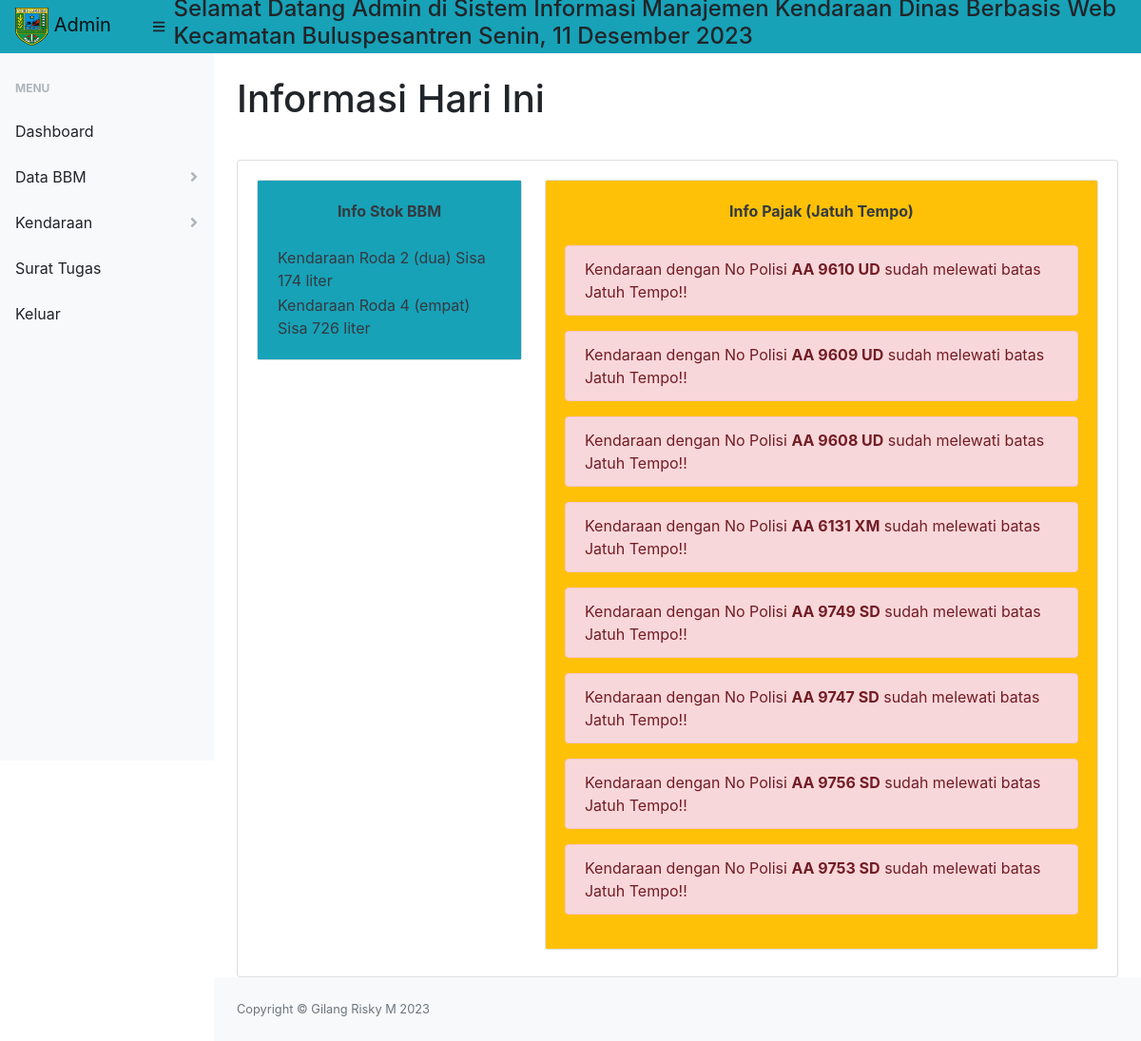
Page /index2.php (signed in) on the committed database.
### tables this page shows
CREATE TABLE `stok_bbm` (
  `idbbm` int(11) NOT NULL,
  `jenis_kendaraan` varchar(100) NOT NULL,
  `stok` int(11) NOT NULL
);

CREATE TABLE `pajak` (
  `idpajak` int(11) NOT NULL,
  `merek` varchar(100) NOT NULL,
  `no_polisi` varchar(100) NOT NULL,
  `tahun_kendaraan` varchar(100) NOT NULL,
  `jatuh_tempo` varchar(100) NOT NULL,
  `5_tahun_awal` varchar(100) NOT NULL,
  `5_tahun_akhir` varchar(100) NOT NULL,
  `keterangan` varchar(100) NOT NULL
);

### fungsi_tanggal_indo.php (called while the page is built, shortened)
<?php
function tgl_indonesia($date)
{
    $Hari = array("Minggu", "Senin", "Selasa", "Rabu", "Kamis", "Jumat", "Sabtu",);
    $Bulan = array("Januari", "Februari", "Maret", "April", "Mei", "Juni", "Juli", "Agustus", "September", "Oktober", "November", "Desember");
    $tahun      = substr($date, 0, 4);
    $bulan      = substr($date, 5, 2);
    $tgl     = substr($date, 8, 2);
    $hari     = date("w", strtotime($date));
    $result = $Hari[$hari] . ", " . $tgl . " " . $Bulan[(int)$bulan - 1] . " " . $tahun . "";
    return $result;
}

### index2.php (the view, shortened to what this page needs)
<?php
require "koneksi.php";
include "fungsi_tanggal_indo.php";
$username = $_SESSION['userweb'];
$ambildatalogin = mysqli_query($conn, "select * from login where username='$username' ");
while ($logininfo = mysqli_fetch_array($ambildatalogin)) {
    $nick = $logininfo['nick'];
}
?>
<!DOCTYPE html>
<html lang="en">
<head>
    <link href="css/styles.css" rel="stylesheet" />
    <link href="https://cdn.datatables.net/1.10.20/css/dataTables.bootstrap4.min.css" rel="stylesheet" />
</head>
<body class="sb-nav-fixed">
    <nav class="sb-topnav navbar navbar-expand navbar-light bg-info">
        <a class="navbar-brand" href="index"><img src="assets/img/logo.png" alt="" width="35" height="40"> <?= $nick ?></a>
        <button class="btn btn-link btn-sm order-1 order-lg-0" id="sidebarToggle" href="#"><i class="fas fa-bars"></i></button>
        <marquee behavior="" direction="">
            <h4>Selamat Datang <?= $nick ?> di Sistem Informasi Manajemen Kendaraan Dinas Berbasis Web Kecamatan Buluspesantren <?= tgl_indonesia(date('Y-m-d')) ?></h4>
        </marquee>
    </nav>
    <div id="layoutSidenav">
        <div id="layoutSidenav_nav">
            <nav class="sb-sidenav accordion sb-sidenav-light" id="sidenavAccordion">
                <div class="sb-sidenav-menu">
                    <div class="nav">
                        <div class="sb-sidenav-menu-heading">Menu</div>
                        <a class="nav-link" href="index">
                            Dashboard
                        </a>
                        <a class="nav-link collapsed" href="#" data-toggle="collapse" data-target="#databbm" aria-expanded="false" aria-controls="collapseLayouts">
                            Data BBM
                            <div class="sb-sidenav-collapse-arrow"><i class="fas fa-angle-down"></i></div>
                        </a>
                        <a class="nav-link collapsed" href="#" data-toggle="collapse" data-target="#kendaraan" aria-expanded="false" aria-controls="collapseLayouts">
                            Kendaraan
                            <div class="sb-sidenav-collapse-arrow"><i class="fas fa-angle-down"></i></div>
                        </a>
                        <a class="nav-link" href="surat_tugas">
                            Surat Tugas
                        </a>
                        <a class="nav-link" href="logout">
                            Keluar
                        </a>
                    </div>
                </div>
            </nav>
        </div>
        <div id="layoutSidenav_content">
            <main>
                <div class="container-fluid">
                    <h1 class="mt-4">Informasi Hari Ini</h1>
                    <br>
                    <div class="card">
                        <div class="card-body">
                            <div class="row">
                                <div class="col-xl-4 col-md-6">
                                    <div class="card text-dark mb-2" id="kartu">
                                        <div class="card-body bg-info">
                                            <center>
                                                <b>Info Stok BBM</b>
                                            </center>
                                            <br>
                                            <?php
                                            $sql = mysqli_query($conn, "select * from stok_bbm");
                                            while ($datastok = mysqli_fetch_array($sql)) {
                                            ?>
                                                <table>
                                                    <tr>
                                                        <td>Kendaraan <?= $datastok['jenis_kendaraan'] ?> Sisa <?= $datastok['stok'] ?> liter</td>
                                                    </tr>
                                                </table>
                                            <?php
                                            }
                                            ?>
                                        </div>
                                    </div>
                                </div>
                                <div class="col-xl-8 col-md-6">
                                    <div class="card text-dark mb-2" id="kartu">
                                        <div class="card-body bg-warning">
                                            <center>
                                                <b>Info Pajak (Jatuh Tempo)</b>
                                            </center>
                                            <br>
                                            <?php
                                            $tgl = date("Y-m-d");
                                            $querynotif = mysqli_query($conn, "SELECT no_polisi, DATEDIFF(jatuh_tempo,'$tgl') AS interval_tgl FROM pajak");
                                            while ($data = mysqli_fetch_array($querynotif)) {
                                                $nopol = $data['no_polisi'];
                                                if ($data['interval_tgl'] < 0) {
                                            ?>
                                                    <div class="alert alert-danger" role="alert">
                                                        Kendaraan dengan No Polisi <b><?= $nopol ?></b> sudah melewati batas Jatuh Tempo!!
                                                    </div>
                                                <?php
                                                } elseif ($data['interval_tgl'] == 0) {
                                                ?>
                                                    <div class="alert alert-danger" role="alert">
                                                        Kendaraan dengan No Polisi <b><?= $nopol ?></b> akan Jatuh Tempo Hari Ini!
                                                    </div>
                                                <?php
                                                } elseif ($data['interval_tgl'] == 1) {
                                                ?>
                                                    <div class="alert alert-danger" role="alert">
                                                        Kendaraan dengan No Polisi <b><?= $nopol ?></b> Jatuh Tempo Besok!
                                                    </div>
                                                <?php
                                                } elseif ($data['interval_tgl'] >= 2 and $data['interval_tgl'] < 8) {
                                                ?>
                                                    <div class="alert alert-danger" role="alert">
                                                        Kendaraan dengan No Polisi <b><?= $nopol ?></b> akan Jatuh Tempo <?= $data['interval_tgl'] ?> hari lagi.
                                                    </div>
                                                <?php
                                                } elseif ($data['interval_tgl'] >= 8 and $data['interval_tgl'] < 15) {
                                                ?>
                                                    <div class="alert alert-warning" role="alert">
                                                        Kendaraan dengan No Polisi <b><?= $nopol ?></b> akan Jatuh Tempo <?= $data['interval_tgl'] ?> hari lagi.
                                                    </div>
                                                <?php
                                                } elseif ($data['interval_tgl'] >= 15 and $data['interval_tgl'] <= 30) {
                                                ?>
                                                    <div class="alert alert-success" role="alert">
                                                        Kendaraan dengan No Polisi <b><?= $nopol ?></b> akan Jatuh Tempo <?= $data['interval_tgl'] ?> hari lagi.
                                                    </div>
                                                <?php
                                                }
                                                ?>
                                            <?php
                                            }
                                            ?>
                                        </div>
                                    </div>
                                </div>
                            </div>
                        </div>
                    </div>
                </div>
            </main>
            <footer class="py-4 bg-light mt-auto">
                <div class="container-fluid">
                    <div class="d-flex align-items-center justify-content-between small">
                        <div class="text-muted">Copyright &copy; Gilang Risky M
                        </div>
                    </div>
                </div>
            </footer>
        </div>
    </div>
</body>
</html>

### index2.php (style rules this page uses)
#kartu { background-color: none; }

### rows in the picture
stok_bbm: jenis_kendaraan "Roda 2 (dua)", stok "174"
stok_bbm: jenis_kendaraan "Roda 4 (empat)", stok "726"
pajak: no_polisi "AA 9610 UD"
pajak: no_polisi "AA 9609 UD"
pajak: no_polisi "AA 9608 UD"
pajak: no_polisi "AA 6131 XM"
pajak: no_polisi "AA 9749 SD"
pajak: no_polisi "AA 9747 SD"
pajak: no_polisi "AA 9756 SD"
pajak: no_polisi "AA 9753 SD"

### other values in the picture
$nick "Admin"
